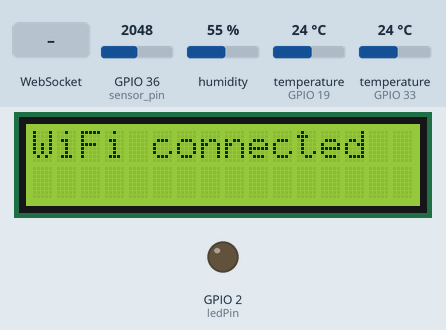
Bench run of a sketch on a simulated ESP32. Parts: 16×2 character LCD, output pins drawn as LEDs (lit = HIGH). The inputs (shaded band) are chosen by the test bench; at power-on: GPIO 36 (sensor_pin) = 2048, humidity 55 %, temperature (sensors on GPIO 19, GPIO 33) 24 °C. WiFi joins after 1.5 s; servers stay silent unless stated; random numbers use the default seed unless the sketch sets one; pins used as bus, display or sensor lines are not drawn; what the sketch prints to the serial monitor is not drawn.

Above: at 1.7 s.
At 3.8 s:
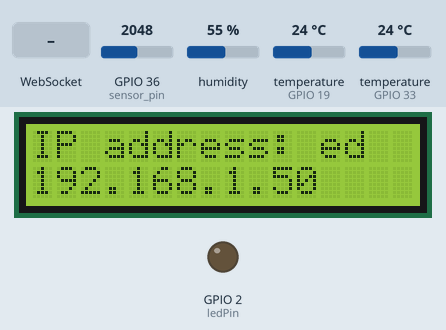
3.9 s: WebSocket text "STATE" received
At 7.6 s:
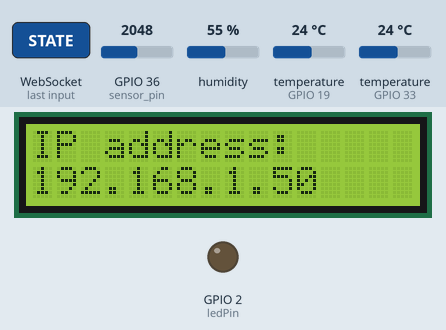
Timing chart, 0 to 9.1 s (numbered marks = the images above; inputs shaded):
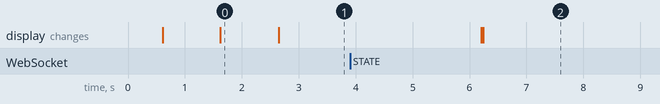

Measured:
- what the display in image 0 shows lasts 1.0 s, from 1.6 s to 2.6 s

The sketch:

esp32_code.ino
```cpp
#include <DHT.h>;
#include <SPI.h>;
#include <WiFi.h>
#include <AsyncTCP.h>
#include <SoftwareSerial.h>
#include <Wire.h>
#include <ESPAsyncWebServer.h>
#include <ArduinoJson.h>
#include <OneWire.h>
#include <DallasTemperature.h>
#include <LiquidCrystal_I2C.h>

#define RE 17
#define DE 16
#define ONE_WIRE_BUS 19
#define wet 950
#define dry 2950
#define DHTPIN 33     // what pin we're connected to
#define DHTTYPE DHT22   // DHT 22  (AM2302)
DHT dht(DHTPIN, DHTTYPE); //// Initialize DHT sensor for normal 16mhz Arduino

const byte nitro[] = {0x01,0x03, 0x00, 0x1e, 0x00, 0x01, 0xe4, 0x0c};
const byte phos[] = {0x01,0x03, 0x00, 0x1f, 0x00, 0x01, 0xb5, 0xcc};
const byte pota[] = {0x01,0x03, 0x00, 0x20, 0x00, 0x01, 0x85, 0xc0};

int lcdColumns = 16;
int lcdRows = 2;

const char* ssid = "Link Network";
const char* password = "skar19980";
OneWire oneWire(ONE_WIRE_BUS);

// Pass our oneWire reference to Dallas Temperature.
DallasTemperature sensors(&oneWire);
LiquidCrystal_I2C lcd(0x27, lcdColumns, lcdRows);

int chk;
float hum;  //Stores humidity value
float temp; //Stores temperature value

byte values[11];

bool ledState = 0;
const int ledPin = 2;
int _moisture,sensor_analog;
const int sensor_pin = A0;  /* Soil moisture sensor O/P pin */


SoftwareSerial mod(5, 18);

// Create AsyncWebServer object on port 80
AsyncWebServer server(80);
AsyncWebSocket ws("/ws");

const char index_html[] PROGMEM = R"rawliteral(
<!DOCTYPE HTML><html>
<head>
  <title>ESP Web Server</title>
  <meta name="viewport" content="width=device-width, initial-scale=1">
  <link rel="icon" href="data:,">
  <style>
  html {
    font-family: Arial, Helvetica, sans-serif;
    text-align: center;
  }
  h1 {
    font-size: 1.8rem;
    color: white;
  }
  h2{
    font-size: 1.5rem;
    font-weight: bold;
    color: #143642;
  }
  .topnav {
    overflow: hidden;
    background-color: #143642;
  }
  body {
    margin: 0;
  }
  .content {
    padding: 30px;
    max-width: 600px;
    margin: 0 auto;
  }
  .card {
    background-color: #F8F7F9;;
    box-shadow: 2px 2px 12px 1px rgba(140,140,140,.5);
    padding-top:10px;
    padding-bottom:20px;
  }
  .button {
    padding: 15px 50px;
    font-size: 24px;
    text-align: center;
    outline: none;
    color: #fff;
    background-color: #0f8b8d;
    border: none;
    border-radius: 5px;
    -webkit-touch-callout: none;
    -webkit-user-select: none;
    -khtml-user-select: none;
    -moz-user-select: none;
    -ms-user-select: none;
    user-select: none;
    -webkit-tap-highlight-color: rgba(0,0,0,0);
   }
   /*.button:hover {background-color: #0f8b8d}*/
   .button:active {
     background-color: #0f8b8d;
     box-shadow: 2 2px #CDCDCD;
     transform: translateY(2px);
   }
   .state {
     font-size: 1rem;
     color:#0xFF000000;
     font-weight: bold;
   }
  </style>
<title>ESP Web Server</title>
<meta name="viewport" content="width=device-width, initial-scale=1">
<link rel="icon" href="data:,">
</head>
<body>
  <div class="topnav">
    <h1>ESP WebSocket Server</h1>
  </div>
  <div class="content">
    <div class="card">
      <h2>Output - GPIO 2</h2>
      <p class="state">state: <span id="state">%STATE%</span></p>
      <-- < p><button id="button" class="button">Toggle</button></p>
    </div>
  </div>
<script>
  var gateway = `ws://${window.location.hostname}/ws`;
  var websocket;
  window.addEventListener('load', onLoad);
  function initWebSocket() {
    console.log('Trying to open a WebSocket connection...');
    websocket = new WebSocket(gateway);
    websocket.onopen    = onOpen;
    websocket.onclose   = onClose;
    websocket.onmessage = onMessage; // <-- add this line
  }
  function onOpen(event) {
    console.log('Connection opened');
  }
  function onClose(event) {
    console.log('Connection closed');
    setTimeout(initWebSocket, 2000);
  }
  function onMessage(event) {
    var state=event.data;

    document.getElementById('state').innerHTML = state;
  }
  function onLoad(event) {
    initWebSocket();
    initButton();
  }
  function initButton() {
    document.getElementById('button').addEventListener('click', toggle);
  }
  function toggle(){
    websocket.send('toggle');
  }
</script>
</body>
</html>
)rawliteral";


void onEvent(AsyncWebSocket *server, AsyncWebSocketClient *client, AwsEventType type,
             void *arg, uint8_t *data, size_t len) {
  switch (type) {
    case WS_EVT_CONNECT:
      Serial.printf("WebSocket client #%u connected from %s\n", client->id(), client->remoteIP().toString().c_str());
      break;
    case WS_EVT_DISCONNECT:
      Serial.printf("WebSocket client #%u disconnected\n", client->id());
      break;
    case WS_EVT_DATA:

      break;
    case WS_EVT_PONG:
    case WS_EVT_ERROR:
      break;
  }
}

void initWebSocket() {
  ws.onEvent(onEvent);
  server.addHandler(&ws);
}

String processor(const String& var){
  Serial.println(var);
  if(var == "STATE"){
    if (ledState){
      return "ON";
    }
    else{
      return "OFF";
    }
  }
  return String();
}

void setup(){
  // Serial port for debugging purposes
    lcd.init();
  // turn on LCD backlight
  lcd.backlight();
  Serial.begin(115200);

  pinMode(ledPin, OUTPUT);
  digitalWrite(ledPin, LOW);
  sensors.begin();
  dht.begin();

  // Connect to Wi-Fi
  WiFi.begin(ssid, password);
  while (WiFi.status() != WL_CONNECTED) {
        delay(500);
        Serial.println("Connecting to WiFi..");

        lcd.setCursor(0, 0);
        lcd.print("Connecting to ");
        lcd.setCursor(0, 1);
        lcd.print(ssid);
        delay(1000);
        lcd.clear();
    }

    Serial.println("Connected to the WiFi network");
    // Print local IP address and start web server
    Serial.println("");
    Serial.println("WiFi connected.");
    Serial.println("IP address: ");
    Serial.println(WiFi.localIP());

      lcd.setCursor(0, 0);
  // print message
  lcd.print("WiFi connected");
  delay(1000);

//  WiFi.mode(WIFI_AP);
//  WiFi.softAP(ssid, password);
// Print ESP Local IP Address
//  Serial.println(WiFi.softAPIP());

  initWebSocket();

  // Route for root / web page
  server.on("/", HTTP_GET, [](AsyncWebServerRequest *request){
    request->send_P(200, "text/html", index_html, processor);
  });

  mod.begin(9600);

  // Define pin modes for RE and DE
  pinMode(RE, OUTPUT);
  pinMode(DE, OUTPUT);
  // Start server
  server.begin();
}

void loop() {
  lcd.setCursor(0, 0);
  lcd.print("IP address: ");
  lcd.setCursor(0, 1);
  lcd.print(WiFi.localIP());
//  delay(1000);


  ws.cleanupClients();

  Serial.println("----------------------");
  byte val1,val2,val3;
  val1 = nitrogen();
  delay(250);
  val2 = phosphorous();
  delay(250);
  val3 = potassium();
  delay(250);

  // Print values to the serial monitor
  Serial.print("Nitrogen: ");
  Serial.print(val1);
  Serial.println(" mg/kg");
  Serial.print("Phosphorous: ");
  Serial.print(val2);
  Serial.println(" mg/kg");
  Serial.print("Potassium: ");
  Serial.print(val3);
  Serial.println(" mg/kg");
  Serial.println("----------------------");

  sensors.requestTemperatures();
  float tempC = sensors.getTempCByIndex(0);
  Serial.print("Soil Temperature ");
  Serial.println(tempC);
  Serial.println("----------------------");

  //  _moisture = ( 100 - ( (sensor_analog/4095.00) * 100 ) );
  sensor_analog = analogRead(sensor_pin);
  _moisture = map(sensor_analog, wet, dry, 100, 0);
  _moisture = constrain(_moisture,0,100);
  Serial.print("Moisture = ");
  Serial.print(_moisture);  /* Print Temperature on the serial window */
  Serial.println("%");
  Serial.println("----------------------");

   hum = dht.readHumidity();
   temp= dht.readTemperature();
   //Print temp and humidity values to serial monitor
   Serial.print("Humidity: ");
   Serial.print(hum);
   Serial.print(" %, Temp: ");
   Serial.print(temp);
   Serial.println(" C");

   float ph_value_min = 740;
   float ph_value_max = 743;
   Serial.print("pH Value: ");
   Serial.println(random(ph_value_min,ph_value_max)*0.01);
   Serial.println();

  Serial.println("Sending dataset...");
  DynamicJsonDocument doc(1024);
  JsonObject root = doc.to<JsonObject>();

  root["n"]=val1;
  root["p"]=val2;
  root["k"]=val3;
  root["Temp"]=tempC;
  root["m"]=_moisture;
  root["hum"] = hum;
  root["temp"] = temp;


  String output;
  serializeJson(doc, output);


  ws.textAll(output);
  delay(2000);
  lcd.clear();
}
byte nitrogen(){
  digitalWrite(DE,HIGH);
  digitalWrite(RE,HIGH);
  delay(10);
  if(mod.write(nitro,sizeof(nitro))==8){
    digitalWrite(DE,LOW);
    digitalWrite(RE,LOW);
    for(byte i=0;i<7;i++){
    //Serial.print(mod.read(),HEX);
    values[i] = mod.read();
//    Serial.print(values[i],HEX);
    }
//    Serial.println();
  }
  return values[4];
}

byte phosphorous(){
  digitalWrite(DE,HIGH);
  digitalWrite(RE,HIGH);
  delay(10);
  if(mod.write(phos,sizeof(phos))==8){
    digitalWrite(DE,LOW);
    digitalWrite(RE,LOW);
    for(byte i=0;i<7;i++){
    //Serial.print(mod.read(),HEX);
    values[i] = mod.read();
//    Serial.print(values[i],HEX);
    }
//    Serial.println();
  }
  return values[4];
}

byte potassium(){
  digitalWrite(DE,HIGH);
  digitalWrite(RE,HIGH);
  delay(10);
  if(mod.write(pota,sizeof(pota))==8){
    digitalWrite(DE,LOW);
    digitalWrite(RE,LOW);
    for(byte i=0;i<7;i++){
    //Serial.print(mod.read(),HEX);
    values[i] = mod.read();
//    Serial.print(values[i],HEX);
    }
//    Serial.println();
  }
  return values[4];
}
```
